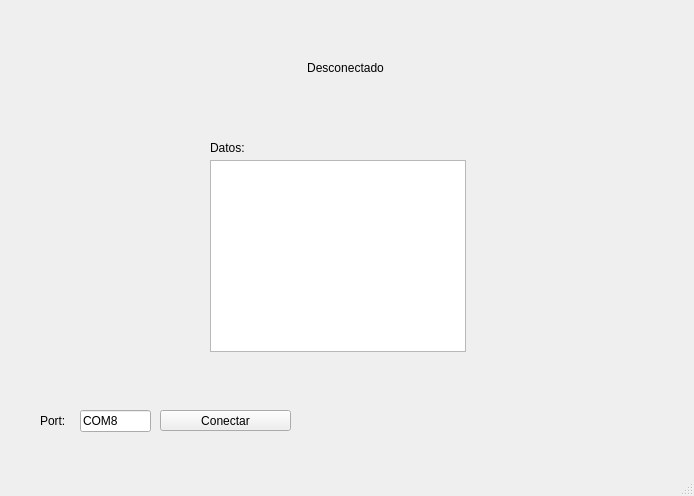
<?xml version="1.0" encoding="UTF-8"?>
<ui version="4.0">
 <class>MainWindow</class>
 <widget class="QMainWindow" name="MainWindow">
  <property name="geometry">
   <rect>
    <x>0</x>
    <y>0</y>
    <width>694</width>
    <height>496</height>
   </rect>
  </property>
  <property name="windowTitle">
   <string>MainWindow</string>
  </property>
  <widget class="QWidget" name="centralwidget">
   <widget class="QLabel" name="lbl_logoUAT">
    <property name="geometry">
     <rect>
      <x>30</x>
      <y>10</y>
      <width>181</width>
      <height>71</height>
     </rect>
    </property>
    <property name="text">
     <string/>
    </property>
    <property name="pixmap">
     <pixmap resource="../../recursos.qrc">:/logo/Imagenes/UAT-Escudo-2024.png</pixmap>
    </property>
    <property name="scaledContents">
     <bool>true</bool>
    </property>
   </widget>
   <widget class="QLabel" name="lbl_logoFIT">
    <property name="geometry">
     <rect>
      <x>450</x>
      <y>20</y>
      <width>211</width>
      <height>61</height>
     </rect>
    </property>
    <property name="text">
     <string/>
    </property>
    <property name="pixmap">
     <pixmap resource="../../recursos.qrc">:/logo/Imagenes/LogoFIT.png</pixmap>
    </property>
    <property name="scaledContents">
     <bool>true</bool>
    </property>
   </widget>
   <widget class="QLabel" name="lbl_logoCT">
    <property name="geometry">
     <rect>
      <x>610</x>
      <y>390</y>
      <width>71</width>
      <height>51</height>
     </rect>
    </property>
    <property name="text">
     <string/>
    </property>
    <property name="pixmap">
     <pixmap resource="../../recursos.qrc">:/logo/Imagenes/logoCT.png</pixmap>
    </property>
    <property name="scaledContents">
     <bool>true</bool>
    </property>
   </widget>
   <widget class="QLabel" name="label">
    <property name="geometry">
     <rect>
      <x>40</x>
      <y>410</y>
      <width>31</width>
      <height>21</height>
     </rect>
    </property>
    <property name="text">
     <string>Port:</string>
    </property>
   </widget>
   <widget class="QLineEdit" name="txt_COM">
    <property name="geometry">
     <rect>
      <x>80</x>
      <y>410</y>
      <width>71</width>
      <height>22</height>
     </rect>
    </property>
    <property name="text">
     <string>COM8</string>
    </property>
   </widget>
   <widget class="QPushButton" name="btn_Accion">
    <property name="geometry">
     <rect>
      <x>160</x>
      <y>410</y>
      <width>131</width>
      <height>21</height>
     </rect>
    </property>
    <property name="text">
     <string>Conectar</string>
    </property>
   </widget>
   <widget class="QLabel" name="lbl_estado">
    <property name="geometry">
     <rect>
      <x>290</x>
      <y>60</y>
      <width>111</width>
      <height>16</height>
     </rect>
    </property>
    <property name="text">
     <string>Desconectado</string>
    </property>
    <property name="alignment">
     <set>Qt::AlignCenter</set>
    </property>
   </widget>
   <widget class="QListWidget" name="datos">
    <property name="geometry">
     <rect>
      <x>210</x>
      <y>160</y>
      <width>256</width>
      <height>192</height>
     </rect>
    </property>
   </widget>
   <widget class="QLabel" name="label_3">
    <property name="geometry">
     <rect>
      <x>210</x>
      <y>140</y>
      <width>55</width>
      <height>16</height>
     </rect>
    </property>
    <property name="text">
     <string>Datos:</string>
    </property>
   </widget>
  </widget>
  <widget class="QMenuBar" name="menubar">
   <property name="geometry">
    <rect>
     <x>0</x>
     <y>0</y>
     <width>694</width>
     <height>26</height>
    </rect>
   </property>
  </widget>
  <widget class="QStatusBar" name="statusbar"/>
 </widget>
 <resources>
  <include location="../../recursos.qrc"/>
 </resources>
 <connections/>
</ui>
